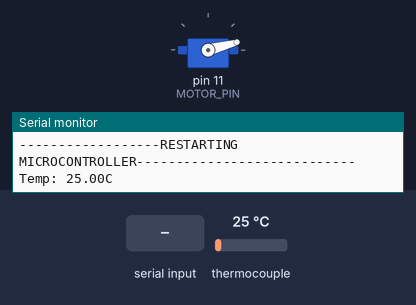
This sketch was run on a simulated Arduino Leonardo, built with avr-gcc and run on an emulated ATmega32U4. Parts: servo, the last lines printed to the serial monitor. The inputs (shaded band) are chosen by the test bench; at power-on: thermocouple 25 °C. Storage starts empty.

Above: at 1.2 s.
1.3 s: "$" received over the second serial link
At 4.5 s:
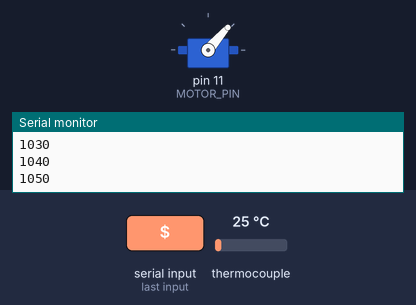
At 9.3 s:
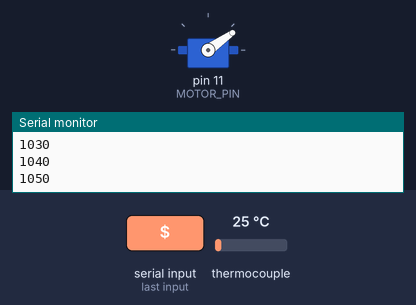
Timing chart, 0 to 50.8 s (numbered marks = the images above; inputs shaded):
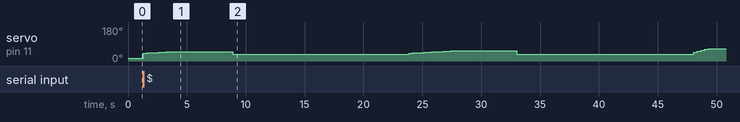

The sketch:

EDF_SPINUP.ino
```cpp
#include <Arduino.h>
#include <Servo.h>
#include <SPI.h>
#include <SD.h>
#include <Adafruit_MAX31855.h>

/***** MOTOR VARIABLES *****/

// Specific amount to increment/decrement the PWM waveform between each pulse.
// This ensures that each increment or decrement is suttle to not burn the motors out.
// Unit = microseconds
int increment_amount = 10;
// Delay time between consecutive pulses to the motors.
// Unit = milliseconds
#define INCREMENT_DELAY 320
// PWM pin that goes to the ESC.
#define MOTOR_PIN 11
// Software object that will interact with the Electronic Speed Controller. (We treat this as the EDF itself)
Servo motor;
// Throttle value of the craft at any given point in time.
// Unit = microseconds
int current_throttle = 970;


/***** SYSTEM VARIABLES *****/

// When true, starts the series of tests.
bool test_active = false;
// Used with SD card.
const int chipSelect = 4;
// Timer used to log temperature every 10 seconds.
unsigned long temp_timer = 0;
#define MAXDO   5
#define MAXCS   6
#define MAXCLK  9
// initialize the Thermocouple
Adafruit_MAX31855 thermocouple(MAXCLK, MAXCS, MAXDO);


/**
 * INITIALIZES ALL REQUIRED PERIPHIALS AND DEPENDENCIES.
 */
void setup()
{
    // Creates a serial communication line between the arduino and the serial port
    // found under 'Tools' -> 'Serial Monitor'
    Serial.begin(115200);
    // Serial communication between pins Rx & Tx of the microcontroller.
    Serial1.begin(9600);
    // Attaches pin to #.
    motor.attach(MOTOR_PIN);
    // Sends a PDM waveform that is below its cutoff value. So <0% throttle.
    motor.writeMicroseconds(700);
    // see if the card is present and can be initialized:
    if(!SD.begin(chipSelect))
    {
        Serial.println("Card failed, or not present");
        // don't do anything more:
        while (1);
    }
    else
    {
        log_data(4);
    }
}


/**
 * Checks for the go signal from HABET and then run motor tests.
 */
void loop()
{
    // Logs temp data once every 10 seconds.
    log_data(1);
    // Checks for serial input from HABET.
    check_serial();
    // Start signal has been detected.
    if(test_active == true)
    {
        edf_tests();
    }
    // Used when setting up motor. Not during live tests.
    //polarity_check();
    //delay(10000000);
}


/**
 * Used to test polarity of the EDF. Runs @ 1% for 5 seconds.
 */
void polarity_check()
{
    increment_amount = 10; // 1% throttle increment
    run_test(990); // 5%
    delay(15000); // 15 second delay
    Serial.println("Post run");
}

/**
 * Runs through the various throttle tests.
 */
void edf_tests()
{
    // Acknowledges HABET's start signal.
    Serial1.write("Started");
    // Logs to the SD card that we have started the tests.
    log_data(2);

    /***** Test 1 *****/
    increment_amount = 10; // 1% throttle increment
    run_test(1040); // 5%
    delay(15000); // 15 second delay

    /***** Test 2 *****/
    increment_amount = 10; // 1% throttle increment
    run_test(1090); // 10%
    delay(15000); // 15 second delay

    /***** Test 3 *****/
    increment_amount = 50; // 5% throttle increment
    run_test(1190); // 20%
    delay(15000); // 15 second delay

    /***** Test 4 *****/
    increment_amount = 50; // 5% throttle increment
    run_test(1290); // 30%
    delay(15000); // 15 second delay

    /***** Test 5 *****/
    increment_amount = 50; // 5% throttle increment
    run_test(1390); // 40%
    delay(15000); // 15 second delay

    /***** Test 6 *****/
    increment_amount = 50; // 5% throttle increment
    run_test(1490); // 50%
    delay(5000); // 5 second delay

    // Logs to the sd card that we have stopped the tests.
    log_data(3);
    // Tells HABET that tests have concluded.
    Serial1.write("Stopped");
    test_active = false;
}

/**
 * Checks for start singal via serial comms with HABET.
 */
void check_serial()
{
    if(Serial1.available())
    {
        Serial.println("Serial Avail");
        String new_input = "";
        while(Serial1.available())
        {
            char t = Serial1.read();
            new_input += t;
        }
        Serial.println(new_input);
        // Creates a character array of the length of the serial input.
        char toParse[new_input.length()];
        // Converts said string to character array.
        new_input.toCharArray(toParse, new_input.length());
        // Checks for the python gui starting up and attemping to
        // establish serial connection to this microcontroller.
        Serial.print(toParse);Serial.println(".");
        if(new_input[0] == '$' && test_active == false)
        {
            // Updates connection status.
            test_active = true;
            Serial.println("Got Start");
        }
        else if(new_input[0] == 'T')
        {
          Serial1.write("Ready");
        }
    }
}

/**
  1% = 990       55% = 1540
  5% = 1040      60% = 1590
  10% = 1090     65% = 1640
  15% = 1140     70% = 1690
  20% = 1190     75% = 1740
  25% = 1240     80% = 1790
  30% = 1290     85% = 1840
  35% = 1340     90% = 1890
  40% = 1390     95% = 1940
  50% = 1490     100% = 1990
 */
void run_test(int max_throttle)
{
    // Resets the base throttle to <0%.
    current_throttle = 970;
    // Cycles from 0% to the desired max_throttle.
    while(max_throttle >= current_throttle)
    {
        // Increments throttle amount.
        current_throttle = current_throttle + increment_amount;
        // Prints to screen for debugging.
        //Serial.println(current_throttle);
        // Writes the new waveform to the ESC. (Increases the speed by ~1%)
        motor.writeMicroseconds(current_throttle);
        Serial.println(current_throttle);
        // There needs to be a certain delay between increases.
        delay(INCREMENT_DELAY);
    }
    motor.writeMicroseconds(current_throttle);
    // Holds max throttle for 5 seconds.
    delay(5000);
    // Shut down to below 0%.
    motor.writeMicroseconds(900);
}


/**
 * Returns the current temperature of the thermocouple.
 */
float get_external_temperature()
{
  return thermocouple.readCelsius();
}


/**
 * Logs appropriate data to sd card.
 * 1 = temperature
 * 2 = start tests
 * 3 = stop tests
 */
void log_data(int selector)
{
    // Check for temperature log.
    // (Even though it should be 1, sometimes it
    // comes through as 1.1 or 0.9 etc..)
    if(0.8 < selector && selector < 1.2)
    {
        // Logs temperature every 10 seconds.
        if(millis() - temp_timer > 1000)
        {
            // Resets timer.
            temp_timer = millis();
            // Opens the text file. Create one if it doesn't exist.
            File dataFile = SD.open("edf_test.txt", FILE_WRITE);
            // Checks for valid file.
            if(dataFile)
            {
                String log = "";
                log += "Temp: ";
                log += get_external_temperature();
                log += "C";
                dataFile.println(log);
                dataFile.close();
                Serial.println(log);
            }
        }
    }
    else if(1.8 < selector && selector < 2.2)
    {
        // Opens the text file. Create one if it doesn't exist.
        File dataFile = SD.open("edf_test.txt", FILE_WRITE);
        // Checks for valid file.
        if(dataFile)
        {
            String log = "";
            log += "Starting Tests-------------------------------------------------";
            dataFile.println(log);
            dataFile.close();
            Serial.println(log);
        }
    }
    else if(2.8 < selector && selector < 3.2)
    {
        // Opens the text file. Create one if it doesn't exist.
        File dataFile = SD.open("edf_test.txt", FILE_WRITE);
        // Checks for valid file.
        if(dataFile)
        {
            String log = "";
            log += "Stoping Tests***************************************************";
            dataFile.println(log);
            dataFile.close();
            Serial.println(log);
        }
    }
    else if(3.8 < selector && selector < 4.2)
    {
        // Opens the text file. Create one if it doesn't exist.
        File dataFile = SD.open("edf_test.txt", FILE_WRITE);
        // Checks for valid file.
        if(dataFile)
        {
            String log = "";
            log += "------------------RESTARTING MICROCONTROLLER----------------------------";
            dataFile.println(log);
            dataFile.close();
            Serial.println(log);
        }
    }
}
```

Measured:
- after the input at 1.3 s, servo on pin 11 (MOTOR_PIN): 15° → 42° at once, → 43° 0.32 s later, → 44° 0.32 s later, → 45° 0.32 s later, … (28 changes in this stretch)
